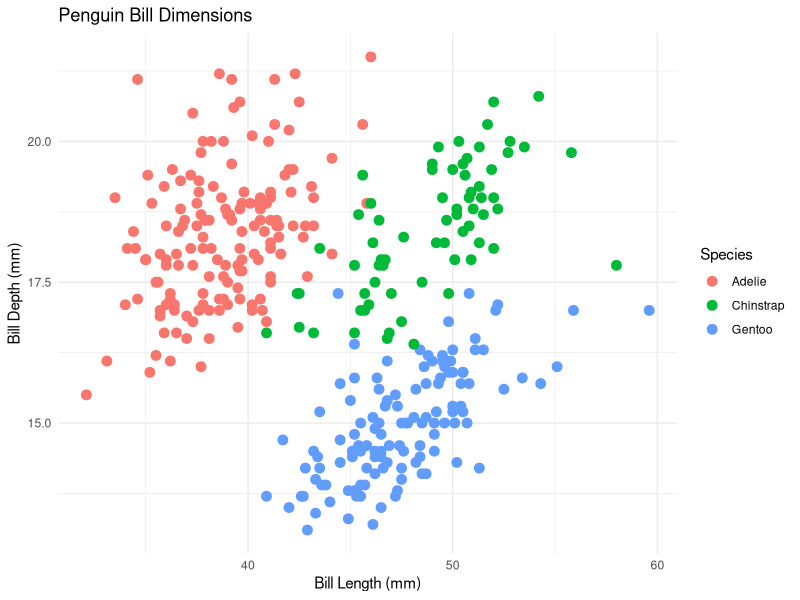
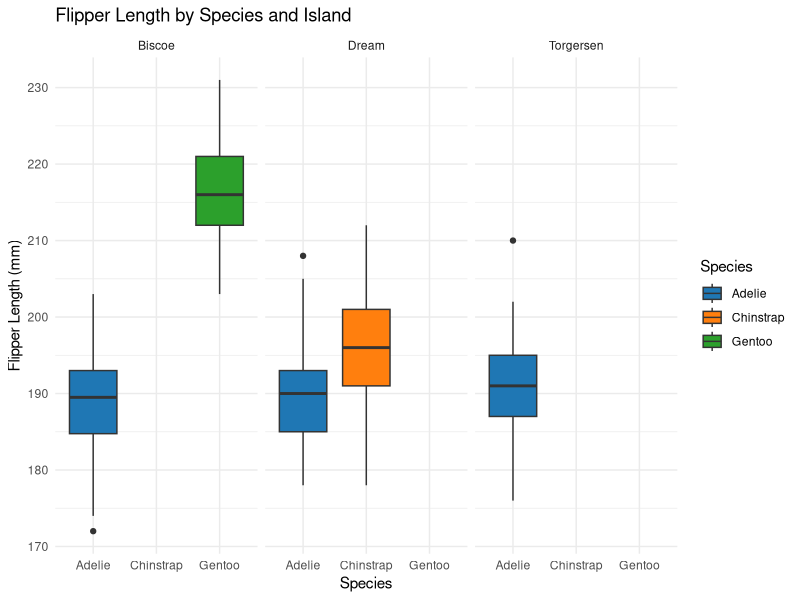
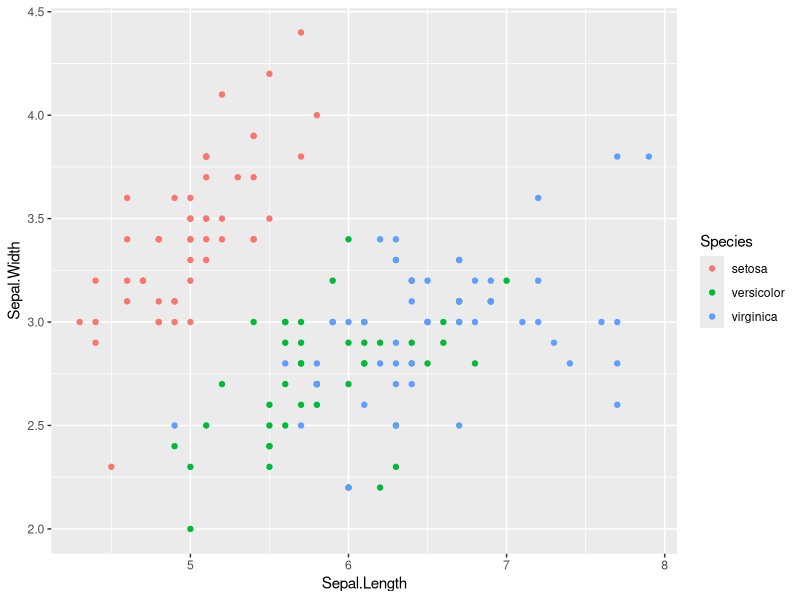

R code for these plots, in order:
## ---- chunk 1
knitr::opts_chunk$set(echo = TRUE)
## ---- chunk 2
#install.packages("ellmer")
#install.packages("chattr")
## ---- chunk 3
#install.packages("palmerpenguins")
## ---- chunk 4
#load tidyverse and palmerpenguins libraries


library(tidyverse)
library(palmerpenguins)

# Create a ggplot scatter plot using the penguins dataset. 
# Plot bill_length_mm on the x-axis and bill_depth_mm on the y-axis.
# Color points by species and use geom_point with size 3.
# Add a minimal theme and clean labels.
ggplot(penguins, aes(x = bill_length_mm, y = bill_depth_mm, color = species)) +
  geom_point(size = 3) +
  theme_minimal() +
  labs(title = "Penguin Bill Dimensions",
       x = "Bill Length (mm)",
       y = "Bill Depth (mm)",
       color = "Species")

## ---- chunk 5
#please create a boxplot comparing flipper_length_mm across different species in the palmerpenguins dataset. 
#place flipper length on the y axis and species on the x axis.
#facet these data by island and add a minimal theme with clean labels.
#please also use a custom color palette of your choice to differentiate the species in the boxplot.
ggplot(penguins, aes(x = species, y = flipper_length_mm, fill = species)) +
  geom_boxplot() +
  facet_wrap(~ island) +
  theme_minimal() +
  labs(title = "Flipper Length by Species and Island",
       x = "Species",
       y = "Flipper Length (mm)",
       fill = "Species") +
  scale_fill_manual(values = c("Adelie" = "#1f77b4", "Chinstrap" = "#ff7f0e", "Gentoo" = "#2ca02c"))
## ---- chunk 6
library(ggplot2)

data(iris)

ggplot(iris, aes(x = Sepal.Length, y = Sepal.Width, color = Species)) +
  geom_point()

## ---- chunk 7
# Simple Example: Checking Sea Surface Temperature (SST)
sst <- 30.2

if (sst > 29.5) {
  print("Warning: Marine heatwave threshold exceeded!")
} else {
  print("SST remains within baseline parameters.")
}
## ---- chunk 8
# Load tidyverse (if not already loaded)
library(tidyverse)

# Sample coral data
coral_monitoring <- tibble(
  site = c("Site_A", "Site_B", "Site_C"),
  depth_m = c(12, 35, 8)
)

# Classify depth using if_else
coral_monitoring <- coral_monitoring %>% 
  mutate(zone = if_else(depth_m > 30, "Deep Reef", "Shallow Reef"))

## ---- chunk 9
coral_monitoring <- coral_monitoring %>% 
  mutate(reef_category = case_when(
    depth_m < 10  ~ "Lagoon / Flats",
    depth_m <= 30 ~ "Crest / Slope",
    depth_m > 30  ~ "Mesophotic / Deep",
    TRUE          ~ "Unclassified" # Catch-all remainder
  ))
## ---- chunk 10
# Classic loop anatomy
for (year in 2020:2024) {
  print(paste("Processing climate data for year:", year))
}
## ---- chunk 11
# Loop across index sequences
transect_lengths <- c(50, 100, 25, 75)

for (i in seq_along(transect_lengths)) {
  print(paste("Transect number", i, "measures", transect_lengths[i], "metres."))
}

## ---- chunk 12
site_areas <- c(144, 400, 625)
results <- numeric(length(site_areas)) # Must build an empty container first

for (i in seq_along(site_areas)) {
  results[i] <- sqrt(site_areas[i])
}

results
## ---- chunk 13
library(purrr)
# Map directly and define your expected output type explicitly
mapped_results <- map_dbl(site_areas, sqrt)

## ---- chunk 14
# Iterate a summary function over split lists of data
iris %>% 
  split(.$Species) %>% 
  map(~summary(.x))

## ---- chunk 15
# List of vectors with fish counts
fish_counts <- list(
  lake1 = c(10, 12, 13, 9),
  lake2 = c(8, 6, 7),
  lake3 = c(14, 15, 13, 16, 15)
)

# For-loop to calculate the mean of each vector
fish_means <- numeric(length(fish_counts))
for (i in seq_along(fish_counts)) {
  fish_means[i] <- mean(fish_counts[[i]])
}
fish_means
## ---- chunk 16
# Function Definition
calculate_coral_mortality <- function(initial_count, surviving_count) {
  
  # Logic safety switch using our conditional tools!
  if (initial_count <= 0) {
    stop("Initial count must be greater than zero.")
  }
  
  mortality_rate <- (initial_count - surviving_count) / initial_count
  return(mortality_rate)
}

# Utilizing your custom function
calculate_coral_mortality(initial_count = 120, surviving_count = 84)

## ---- chunk 17
convert_temp_c_to_f <- function(celsius) {
  if (celsius < -273.15) {
    stop("Temperature cannot be below absolute zero (-273.15°C).")
  }
 
  fahrenheit <- (celsius * 9/5) + 32
  return(fahrenheit)
}

# Valid test
convert_temp_c_to_f(25)
